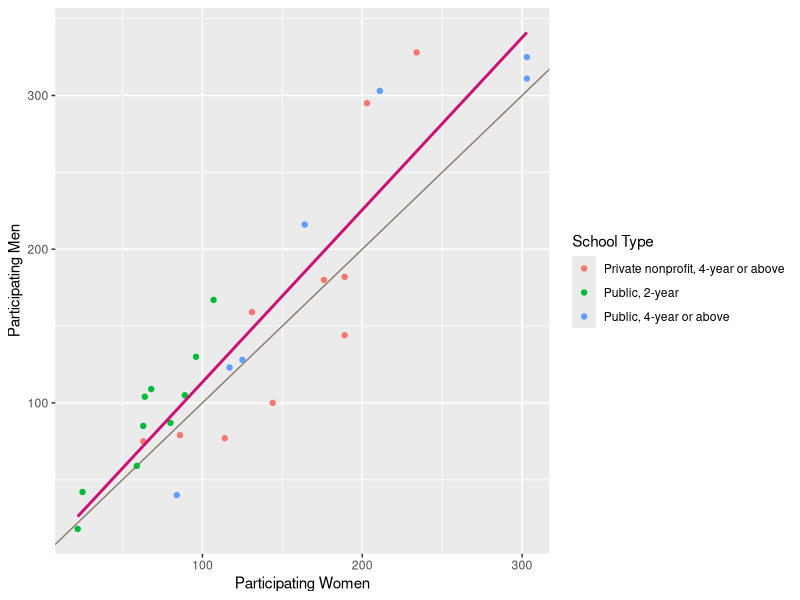
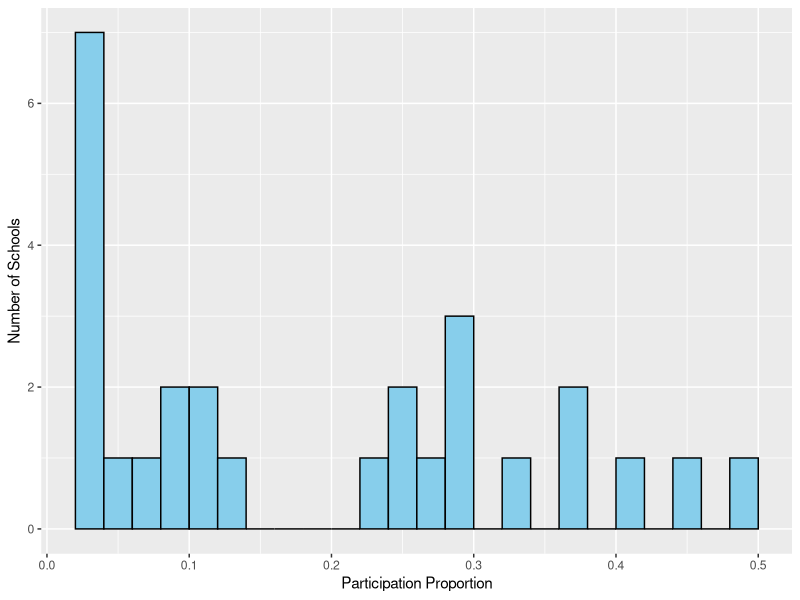

These charts were generated, in order, by the following R code:
## ---- chunk 1
#| include: false
install.packages("tidyverse")
install.packages("knitr")
library(tidyverse)
library(knitr) # For pretty printing tables
## ---- chunk 2
#| message: false
# Variable Declaration and Initialization ====

# So long as sports.csv is in the same directory as the 
sports <- read_csv("sports.csv")

# We're only asking about Oregon schools
or_sports <- sports |>
  filter(state == "OR")

# We only need enrollment and participation information
or_sports_summary <- or_sports |> 
  group_by(institution) |>
  summarize(
    total_partic_women = sum(partic_women),
    total_partic_men   = sum(partic_men),
    enroll_men         = first(enroll_men),
    enroll_women       = first(enroll_women),
    sector             = first(sector)
  )
## ---- chunk 3
#| message: false
#| fig-cap: "Scatterplot of the number of participating men and women for schools in Oregon with best fit line (magenta) and 1:1 ratio line (grey)"
#| fig-width: 6

# Begin Plot =======================
or_sports_summary |>
  ggplot(mapping = aes(
    x = total_partic_women, 
    y = total_partic_men
  )) +
  
# Reference line -------------------
  # First so that it's in the background
  geom_abline(
    color     = "bisque4", 
    data      = NULL, 
    slope     = 1, 
    intercept = 0
  ) +

# Scatter plot ---------------------
  geom_point(aes(color = sector)) + 
  labs(
    x     = "Participating Women",
    y     = "Participating Men",
    color = "School Type",
  ) +

# Best fit line --------------------
  geom_smooth(
    method = "lm", 
    se     = FALSE, 
    color  = "deeppink3"
  )
## ---- chunk 4
#| fig-cap: "Histogram of schools' intercollegiate sports participation rate by proportion"
# Create the "participate" column -----------
or_sports_summary <- or_sports_summary |>
  mutate(
    total_partic = total_partic_men + total_partic_women,
    total_enroll = enroll_men + enroll_women,
    participate  = total_partic / total_enroll
  ) |>
  # We don't want the total_partic or total_enroll variables
  subset(select = -c(total_partic, total_enroll))

# Plot the "participate" variable -----------
or_sports_summary |>
  ggplot(mapping = aes(x=participate)) +
  geom_histogram(
    color    = "black", 
    fill     = "skyblue", 
    boundary = 0, 
    binwidth = 0.02
  ) +
  labs(
    x = "Participation Proportion",
    y = "Number of Schools"
  )
## ---- chunk 5
#| tbl-cap: "Top 5 Oregon schools in terms of participation in descending order"
#| tbl-colwidths: [40,40]
#| message: false
or_sports_summary |>
  filter(participate > 0.35) |>
  select(institution, participate) |>
  arrange(desc(participate)) |>
  kable()
